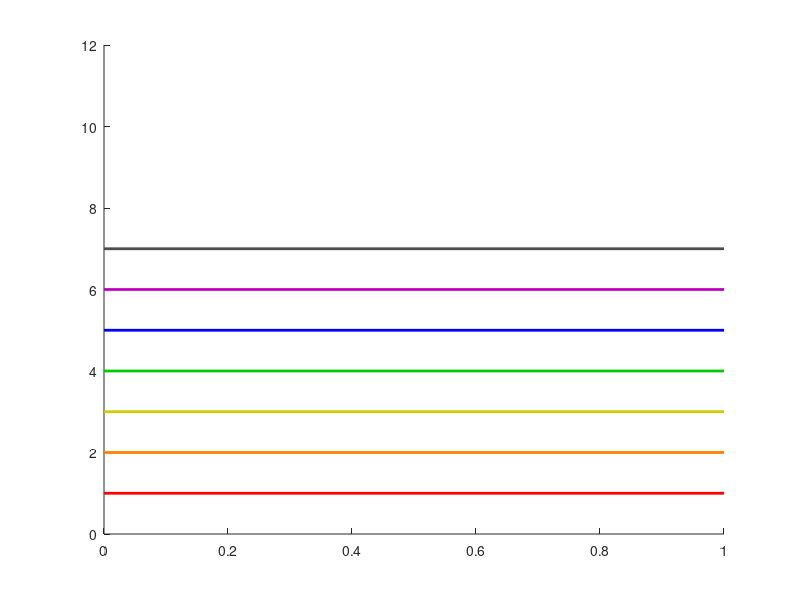
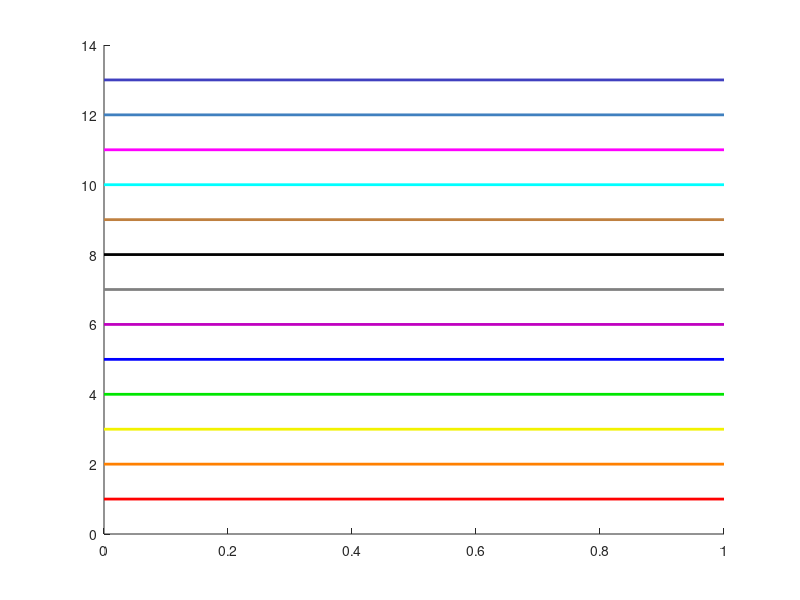

Reproduce these figures in MATLAB, in order.
% ------------------------------------------------------------ Color matrix
CLR = [     1       0       0;      ... % (1) Red
            0       0.9     0;      ... % (2) Green
            0       0       1;      ... % (3) Blue
            0.75    0       0.75;   ... % (4) Purple
            1       0.5     0;      ... % (5) Orange
            0       1       1;      ... % (6) Cyan
            1       0       1;      ... % (7) Magenta
            0.75    0.5     0.25;   ... % (8) Brown
            0.25    0.25    0.75;   ... % (9) Navy blue
            0.25    0.5     0.75;   ... % (10) Steel blue
            0.75    0.75    0];         % (11) Burnt Yellow
        

% ------------------------------------------------------------ Rainbow Color matrix
CLR = [     1       0       0;      ... % (1) Red
            1       0.5     0;      ... % (2) Orange
            0.8     0.8     0;      ... % (3) Burnt Yellow  
            0       0.8     0;      ... % (4) Green
            0       0       1;      ... % (5) Blue
            0.75    0       0.75;   ... % (6) Purple
            0.3     0.3     0.3];   ... % (7) Gray   

        
% Cycle through the colors
figure, hold on,

for i = 1:size(CLR,1)
    
    ind = mod(i-1,size(CLR,1))+1;
    
    plot([0 1],[i i],'Linewidth',2,'Color',CLR(ind,:)),
end           
    axis([0 1 0 12])    

% ----------------------------------------------------------------------------
%% Plot a rainbow colormap:
%
figure, hold on,
plot([0 1],[1 1]    ,'Linewidth',2,'Color',[1 0 0]),          % Red
plot([0 1],[2 2]    ,'Linewidth',2,'Color',[1 0.5 0]),        % Orange
plot([0 1],[3 3]    ,'Linewidth',2,'Color',[0.95 0.95 0]),    % Yellow
plot([0 1],[4 4]    ,'Linewidth',2,'Color',[0 0.9 0]),        % Green
plot([0 1],[5 5]    ,'Linewidth',2,'Color',[0 0 1]),          % Blue
plot([0 1],[6 6]    ,'Linewidth',2,'Color',[0.75 0 0.75]),    % Purple
plot([0 1],[7 7]    ,'Linewidth',2,'Color',[0.5 0.5 0.5]),    % Gray
plot([0 1],[8 8]    ,'Linewidth',2,'Color',[0 0 0]),          % Black
plot([0 1],[9 9]    ,'Linewidth',2,'Color',[0.75 0.5 0.25]),  % Brown
plot([0 0.5],[10 10],'Linewidth',2,'Color',[0 1 1]),          % Cyan
plot([0.5 1],[10 10],'Linewidth',2,'Color','c'),              % Cyan
plot([0 0.5],[11 11],'Linewidth',2,'Color',[1 0 1]),          % Magenta
plot([0.5 1],[11 11],'Linewidth',2,'Color','m'),              % Magenta
plot([0 1],[12 12]  ,'Linewidth',2,'Color',[0.25 0.5 0.75]),  % Steel blue
plot([0 1],[13 13]  ,'Linewidth',2,'Color',[0.25 0.25 0.75]), % Navy blue
%%
%close all,

% Primary colors:
rcmap = [1    0    0; ...
         1    0.5  0; ...
         0.85  0.85 0; ...
         0    0.5  0;...
         0    0    1;...
         0.75 0    0.75;...
         0    0    0];

% Dark colors:
rcmap = [1    0    0; ...   % Red
         0.25 0.5 0.75;...  % Steel blue
         1    0.5  0; ...   % Orange
         0.75 0.75 0; ...   % Burnt Yellow
         0.25 0.25 0.75;... % Navy blue
         0    0.5  0;...    % Green
         0    0    1;...    % Blue
         0.75 0.5 0.25;...  % Brown
         0.75 0    0.75;... % Purple
         0    0    0];      % Black
    
  
     
% % Interpolate between colors    
% figure, hold on,
%     plot([0 1],[0 0],'k')
% 
%     N = 21;
% for i = 1:N
%     i_cmap = 1 + (i-1)*(size(rcmap,1)-1)/(N-1);
%     clr    = rcmap(floor(i_cmap),:)+(i_cmap-floor(i_cmap))*(rcmap(ceil(i_cmap),:)-rcmap(floor(i_cmap),:));
%     
%     plot([0 1],[i i],'Linewidth',2,'Color',clr),
% end 

% % Round off to the nearest color    
% figure, hold on,
%     plot([0 1],[0 0],'k')
% 
%     N = 21;
% for i = 1:N
%     i_cmap = floor(1 + (i-1)*(size(rcmap,1)-1)/(N-1));
%     clr    = rcmap(i_cmap,:);
%     
%     plot([0 1],[i i],'Linewidth',2,'Color',clr),
% end  


% % Cycle through the colors
% figure, hold on,
%     plot([0 1],[0 0],'k')
% 
% for i = 1:size(rcmap,1)
%     clr    = rcmap(mod(i-1,size(rcmap,1))+1,:);
%     
%     plot([0 1],[i i],'Linewidth',2,'Color',clr),
% end    



% % Cycle through the colors in the 'lines' colormap:
% rcmap = lines;
% 
% figure, hold on,
%     plot([0 1],[0 0],'k')
% 
%     N = 7;
% for i = 1:N
%     clr    = rcmap(i,:);
%     
%     plot([0 1],[i i],'Linewidth',2,'Color',clr),
% end   

    


 
